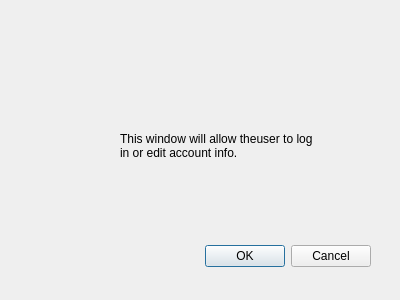
<?xml version="1.0" encoding="UTF-8"?>
<ui version="4.0">
 <class>UserWindow</class>
 <widget class="QDialog" name="UserWindow">
  <property name="geometry">
   <rect>
    <x>0</x>
    <y>0</y>
    <width>400</width>
    <height>300</height>
   </rect>
  </property>
  <property name="windowTitle">
   <string>Dialog</string>
  </property>
  <widget class="QDialogButtonBox" name="buttonBox">
   <property name="geometry">
    <rect>
     <x>30</x>
     <y>240</y>
     <width>341</width>
     <height>32</height>
    </rect>
   </property>
   <property name="orientation">
    <enum>Qt::Horizontal</enum>
   </property>
   <property name="standardButtons">
    <set>QDialogButtonBox::Cancel|QDialogButtonBox::Ok</set>
   </property>
  </widget>
  <widget class="QLabel" name="label">
   <property name="geometry">
    <rect>
     <x>120</x>
     <y>70</y>
     <width>201</width>
     <height>151</height>
    </rect>
   </property>
   <property name="text">
    <string>This window will allow theuser to log in or edit account info.</string>
   </property>
   <property name="wordWrap">
    <bool>true</bool>
   </property>
  </widget>
 </widget>
 <resources/>
 <connections>
  <connection>
   <sender>buttonBox</sender>
   <signal>accepted()</signal>
   <receiver>UserWindow</receiver>
   <slot>accept()</slot>
   <hints>
    <hint type="sourcelabel">
     <x>248</x>
     <y>254</y>
    </hint>
    <hint type="destinationlabel">
     <x>157</x>
     <y>274</y>
    </hint>
   </hints>
  </connection>
  <connection>
   <sender>buttonBox</sender>
   <signal>rejected()</signal>
   <receiver>UserWindow</receiver>
   <slot>reject()</slot>
   <hints>
    <hint type="sourcelabel">
     <x>316</x>
     <y>260</y>
    </hint>
    <hint type="destinationlabel">
     <x>286</x>
     <y>274</y>
    </hint>
   </hints>
  </connection>
 </connections>
</ui>
